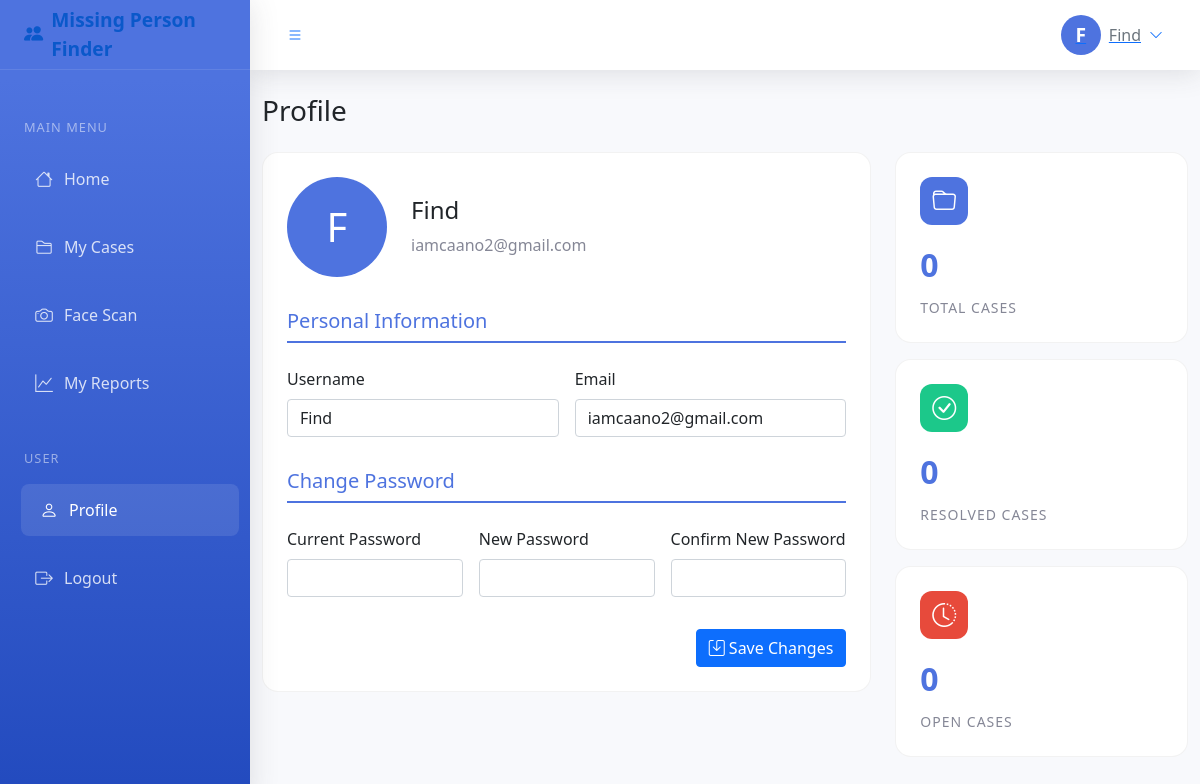
The page /profile (signed in) on the database its author committed.
### models.py (models this page shows)
class User(UserMixin, db.Model):
    id = db.Column(db.Integer, primary_key=True)
    username = db.Column(db.String(80), unique=True, nullable=False)
    email = db.Column(db.String(120), unique=True, nullable=False)
    password = db.Column(db.String(200), nullable=False)
    role = db.Column(db.String(20), default='user')  # 'user' or 'admin'
    created_at = db.Column(db.DateTime, default=datetime.utcnow)
    cases = db.relationship('Case', backref='reporter', lazy=True)
    activities = db.relationship('Activity', backref='user', lazy=True)

### app.py (the view, shortened to what this page needs)
@app.route('/profile', methods=['GET', 'POST'])
@login_required
def profile():
    return render_template('profile.html')

### app.py (called while the page is built)
@login_manager.user_loader
def load_user(user_id):
    return User.query.get(int(user_id))

### templates/profile.html (shortened to what this page needs)
{% extends "dashboard_layout.html" %}
{% block content %}
<div class="d-flex justify-content-between align-items-center mb-4">
    <h1 class="h3 mb-0">Profile</h1>
</div>
<div class="row">
    <div class="col-lg-8">
        <div class="profile-card">
            <div class="profile-header">
                <div class="profile-avatar">
                    {{ current_user.username[0]|upper }}
                </div>
                <div class="profile-info">
                    <h4>{{ current_user.username }}</h4>
                    <p>{{ current_user.email }}</p>
                </div>
            </div>
            <form method="POST">
                <div class="form-section">
                    <h5>Personal Information</h5>
                    <div class="row g-3">
                        <div class="col-md-6">
                            <label class="form-label">Username</label>
                            <input type="text" class="form-control" name="username" value="{{ current_user.username }}" required>
                        </div>
                        <div class="col-md-6">
                            <label class="form-label">Email</label>
                            <input type="email" class="form-control" name="email" value="{{ current_user.email }}" required>
                        </div>
                    </div>
                </div>
                <div class="form-section">
                    <h5>Change Password</h5>
                    <div class="row g-3">
                        <div class="col-md-4">
                            <label class="form-label">Current Password</label>
                            <input type="password" class="form-control" name="current_password">
                        </div>
                        <div class="col-md-4">
                            <label class="form-label">New Password</label>
                            <input type="password" class="form-control" name="new_password">
                        </div>
                        <div class="col-md-4">
                            <label class="form-label">Confirm New Password</label>
                            <input type="password" class="form-control" name="confirm_password">
                        </div>
                    </div>
                </div>
                <div class="d-flex justify-content-end">
                    <button type="submit" class="btn btn-primary">
                        <i class="bi bi-save"></i> Save Changes
                    </button>
                </div>
            </form>
        </div>
    </div>
    <div class="col-lg-4">
        <div class="stats-card">
            <div class="stats-icon">
                <i class="bi bi-folder"></i>
            </div>
            <div class="stats-number">{{ current_user.cases|length }}</div>
            <div class="stats-label">Total Cases</div>
        </div>
        <div class="stats-card">
            <div class="stats-icon" style="background: var(--success-color)">
                <i class="bi bi-check-circle"></i>
            </div>
            <div class="stats-number">{{ current_user.cases|selectattr('status', 'equalto', 'Resolved')|list|length }}</div>
            <div class="stats-label">Resolved Cases</div>
        </div>
        <div class="stats-card">
            <div class="stats-icon" style="background: #e74a3b">
                <i class="bi bi-clock-history"></i>
            </div>
            <div class="stats-number">{{ current_user.cases|selectattr('status', 'equalto', 'Open')|list|length }}</div>
            <div class="stats-label">Open Cases</div>
        </div>
    </div>
</div>
{% endblock %}

### templates/dashboard_layout.html (shortened to what this page needs)
<!DOCTYPE html>
<html lang="en">
<head>
    <link href="https://cdn.jsdelivr.net/npm/bootstrap@5.1.3/dist/css/bootstrap.min.css" rel="stylesheet">
    <link href="https://cdn.jsdelivr.net/npm/bootstrap-icons@1.7.2/font/bootstrap-icons.css" rel="stylesheet">
</head>
<body>
    <nav id="sidebar">
        <a href="#" class="sidebar-brand">
            <i class="bi bi-people-fill me-2"></i>
            Missing Person Finder
        </a>
        <div class="nav flex-column mt-3">
            {% if current_user.is_admin %}
            <div class="nav-section">ADMIN CONTROLS</div>
            <div class="nav-item">
                <a href="{{ url_for('dashboard') }}" class="nav-link {% if request.endpoint == 'dashboard' %}active{% endif %}">
                    <i class="bi bi-speedometer2"></i>
                    Dashboard
                </a>
            </div>
            <div class="nav-item">
                <a href="{{ url_for('users') }}" class="nav-link {% if request.endpoint == 'users' %}active{% endif %}">
                    <i class="bi bi-people"></i>
                    Manage Users
                </a>
            </div>
            <div class="nav-item">
                <a href="{{ url_for('view_cases') }}" class="nav-link {% if request.endpoint == 'view_cases' %}active{% endif %}">
                    <i class="bi bi-folder2-open"></i>
                    Manage Cases
                </a>
            </div>
            <div class="nav-item">
                <a href="{{ url_for('reports') }}" class="nav-link {% if request.endpoint == 'reports' %}active{% endif %}">
                    <i class="bi bi-graph-up"></i>
                    Reports & Analytics
                </a>
            </div>
            {% else %}
            <div class="nav-section">MAIN MENU</div>
            <div class="nav-item">
                <a href="{{ url_for('dashboard') }}" class="nav-link {% if request.endpoint == 'dashboard' %}active{% endif %}">
                    <i class="bi bi-house"></i>
                    Home
                </a>
            </div>
            <div class="nav-item">
                <a href="{{ url_for('view_cases') }}" class="nav-link {% if request.endpoint == 'view_cases' %}active{% endif %}">
                    <i class="bi bi-folder2"></i>
                    My Cases
                </a>
            </div>
            <div class="nav-item">
                <a href="{{ url_for('scan') }}" class="nav-link {% if request.endpoint == 'scan' %}active{% endif %}">
                    <i class="bi bi-camera"></i>
                    Face Scan
                </a>
            </div>
            <div class="nav-item">
                <a href="{{ url_for('reports') }}" class="nav-link {% if request.endpoint == 'reports' %}active{% endif %}">
                    <i class="bi bi-graph-up"></i>
                    My Reports
                </a>
            </div>
            {% endif %}
            <div class="nav-section">USER</div>
            <div class="nav-item">
                <a href="{{ url_for('profile') }}" class="nav-link {% if request.endpoint == 'profile' %}active{% endif %}">
                    <i class="bi bi-person"></i>
                    Profile
                </a>
            </div>
            <div class="nav-item">
                <a href="{{ url_for('logout') }}" class="nav-link">
                    <i class="bi bi-box-arrow-right"></i>
                    Logout
                </a>
            </div>
        </div>
    </nav>
    <div id="content">
        <div class="topbar">
            <button id="sidebarToggle" class="btn btn-link">
                <i class="bi bi-list"></i>
            </button>
            <div class="ms-auto d-flex align-items-center">
                <div class="dropdown">
                    <button class="btn btn-link d-flex align-items-center" type="button" id="userDropdown" data-bs-toggle="dropdown">
                        <div class="letter-avatar me-2">{{ current_user.username[0]|upper }}</div>
                        <span class="d-none d-md-inline text-secondary">{{ current_user.username }}</span>
                        <i class="bi bi-chevron-down ms-2 small"></i>
                    </button>
                </div>
            </div>
        </div>
        <div class="container-fluid py-4">
            {% block content %}{% endblock %}
        </div>
    </div>
</body>
</html>

### templates/dashboard_layout.html (style rules this page uses)
:root { --primary-color: #4e73df; --secondary-color: #858796; --success-color: #1cc88a; --sidebar-width: 250px; --topbar-height: 70px; }
body { min-height: 100vh; background: #f8f9fc; overflow-x: hidden; }
#sidebar { position: fixed; left: 0; top: 0; bottom: 0; width: var(--sidebar-width); background: linear-gradient(180deg, #4e73df 10%, #224abe 100%); transition: all 0.3s ease-in-out; z-index: 1000; overflow-y: auto; box-shadow: 0 0.15rem 1.75rem 0 rgba(58,59,69,0.15); }
.sidebar-brand { height: var(--topbar-height); display: flex; align-items: center; padding: 0 1.5rem; color: white; font-size: 1.2rem; font-weight: 700; text-decoration: none; border-bottom: 1px solid rgba(255,255,255,0.1); }
.nav-item { position: relative; margin: 0.5rem 1rem; }
.nav-link { display: flex; align-items: center; padding: 0.8rem 1rem; color: rgba(255,255,255,0.8); border-radius: 0.5rem; transition: all 0.2s; }
.nav-link:hover, .nav-link.active { color: white; background: rgba(255,255,255,0.1); transform: translateX(5px); }
.nav-link i { width: 1.5rem; font-size: 1.1rem; margin-right: 0.5rem; text-align: center; }
#content { margin-left: var(--sidebar-width); transition: all 0.3s; min-height: 100vh; }
.topbar { height: var(--topbar-height); background: white; box-shadow: 0 0.15rem 1.75rem 0 rgba(58,59,69,0.15); display: flex; align-items: center; padding: 0 1.5rem; position: sticky; top: 0; z-index: 999; }
.nav-section { color: rgba(255,255,255,0.5); font-size: 0.8rem; text-transform: uppercase; letter-spacing: 1px; padding: 1rem 1.5rem 0.5rem; margin-top: 1rem; }
.letter-avatar { width: 40px; height: 40px; background: var(--primary-color); color: white; border-radius: 50%; display: flex; align-items: center; justify-content: center; font-weight: bold; font-size: 1.2rem; }

### templates/profile.html (style rules this page uses)
.profile-card { background: white; border-radius: 1rem; padding: 1.5rem; margin-bottom: 1.5rem; border: 1px solid rgba(0,0,0,0.05); }
.profile-header { display: flex; align-items: center; margin-bottom: 2rem; }
.profile-avatar { width: 100px; height: 100px; border-radius: 50%; background: var(--primary-color); color: white; display: flex; align-items: center; justify-content: center; font-size: 2.5rem; margin-right: 1.5rem; }
.profile-info h4 { margin-bottom: 0.5rem; }
.profile-info p { color: var(--secondary-color); margin-bottom: 0; }
.form-section { margin-bottom: 2rem; }
.form-section h5 { color: var(--primary-color); margin-bottom: 1.5rem; padding-bottom: 0.5rem; border-bottom: 2px solid var(--primary-color); }
.stats-card { background: white; border-radius: 1rem; padding: 1.5rem; margin-bottom: 1rem; border: 1px solid rgba(0,0,0,0.05); transition: transform 0.2s; }
.stats-icon { width: 48px; height: 48px; background: var(--primary-color); border-radius: 12px; display: flex; align-items: center; justify-content: center; margin-bottom: 1rem; }
.stats-icon i { font-size: 24px; color: white; }
.stats-number { font-size: 2rem; font-weight: 700; color: var(--primary-color); margin-bottom: 0.5rem; }
.stats-label { color: var(--secondary-color); font-size: 0.875rem; text-transform: uppercase; letter-spacing: 1px; }

### rows shown on the page
User: username "F", username "Find", email "iamcaano2@gmail.com"

### other values the page prints
{{ current_user.cases|length }} "0"
{{ current_user.cases|selectattr('status', 'equalto', 'Open')|list|length }} "0"
